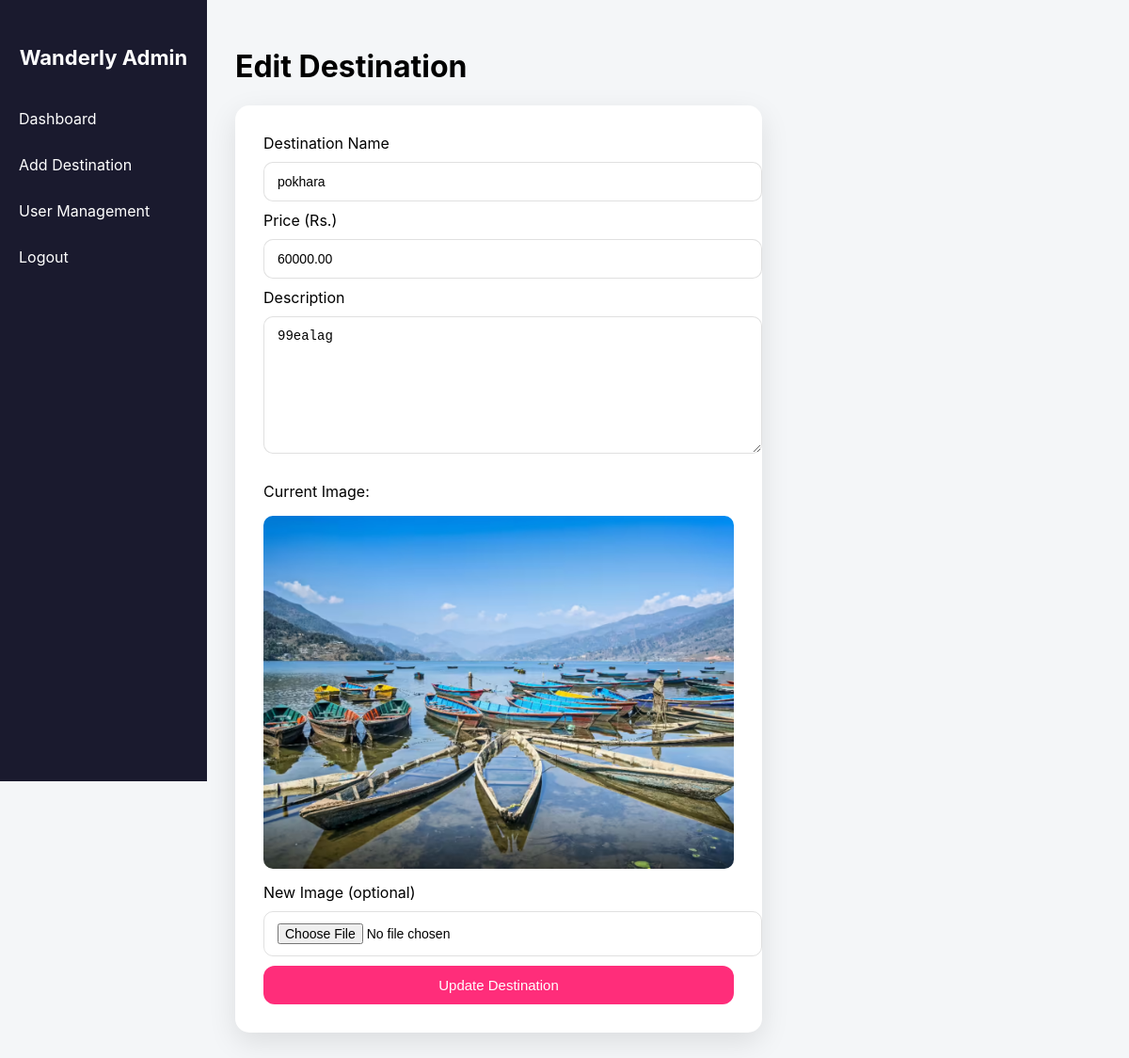
Page /admin/edit_destination.php?id=9 (signed in) on the committed database.
### tables this page shows
CREATE TABLE `destinations` (
  `id` int(11) NOT NULL,
  `name` varchar(100) NOT NULL,
  `description` text DEFAULT NULL,
  `image` varchar(255) DEFAULT NULL,
  `price` decimal(10,2) DEFAULT NULL,
  `created_at` timestamp NOT NULL DEFAULT current_timestamp()
);

### admin/edit_destination.php (the view, shortened to what this page needs)
<?php
include '../database/dbconnection.php';
$destId = $_GET['id'];
$stmt = $conn->prepare("SELECT * FROM destinations WHERE id=?");
$stmt->bind_param("i", $destId);
$stmt->execute();
$result = $stmt->get_result();
$destination = $result->fetch_assoc();
?>
<!DOCTYPE html>
<html lang="en">
<head>
</head>
<body>
<?php
include 'aside.php';
?>
<div class="main-content">
    <h1>Edit Destination</h1>
    <div class="panel">
        <form method="post" enctype="multipart/form-data">
            <label>Destination Name</label>
            <input type="text" name="name" value="<?php echo htmlspecialchars($destination['name']); ?>" placeholder="Destination Name" required>
            <label>Price (Rs.)</label>
            <input type="number" name="price" value="<?php echo $destination['price']; ?>" placeholder="Price in Rs." required>
            <label>Description</label>
            <textarea name="description" placeholder="Description" rows="5" required><?php echo htmlspecialchars($destination['description']); ?></textarea>
            <p>Current Image:</p>
            <img src="../assets/<?php echo $destination['image']; ?>" class="current-img" alt="Current Image">
            <label>New Image (optional)</label>
            <input type="file" name="image" accept="image/*">
            <button type="submit" name="update">Update Destination</button>
        </form>
    </div>
</div>
</body>
</html>

### admin/edit_destination.php (style rules this page uses)
body { font-family: 'Inter', sans-serif; margin: 0; background: #f4f6f8; display: flex; }
.main-content { margin-left: 220px; padding: 30px; width: 100%; }
.panel { background: white; border-radius: 15px; box-shadow: 0 10px 30px rgba(0,0,0,0.1); padding: 30px; max-width: 500px; }
input, textarea { width: 100%; padding: 12px 14px; margin: 10px 0; border-radius: 10px; border: 1px solid rgba(0,0,0,0.12); font-size: 14px; }
textarea { min-height: 120px; resize: vertical; }
button { background: #ff2d7a; color: #fff; padding: 12px 18px; border: none; border-radius: 12px; font-size: 15px; cursor: pointer; transition: transform 0.2s ease, box-shadow 0.2s ease; width: 100%; }
.current-img { display: block; margin-bottom: 15px; max-width: 100%; border-radius: 10px; }

### admin/aside.php (style rules this page uses)
.main-content { margin-left: 220px; padding: 30px; width: 100%; }

### rows in the picture
destinations: name "pokhara", price "60000.00", description "99ealag", image (picture)
